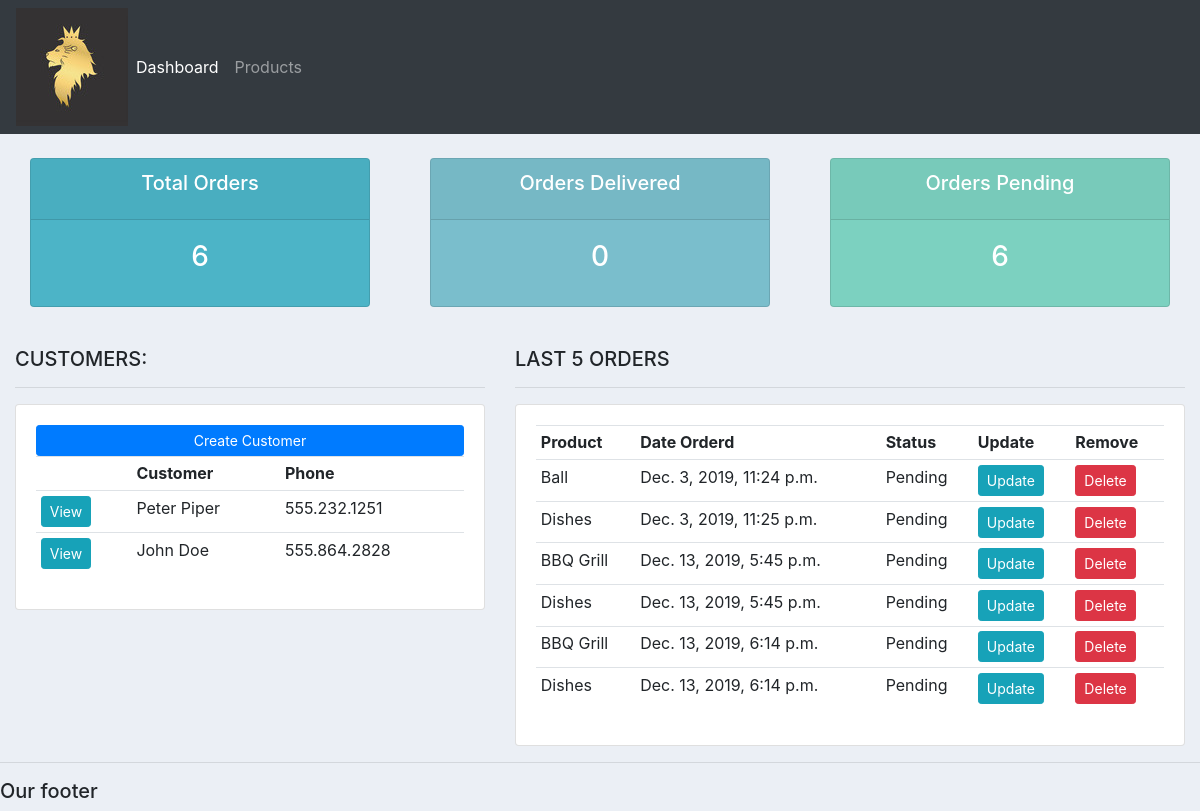
The page / on the database its author committed.
### accounts/models.py (models this page shows, shortened)
class Customer(models.Model):
	name = models.CharField(max_length=200, null=True)
	phone = models.CharField(max_length=200, null=True)
	email = models.CharField(max_length=200, null=True)
	date_created = models.DateTimeField(auto_now_add=True, null=True)

class Order(models.Model):
	STATUS = (
			('Pending', 'Pending'),
			('Out for delivery', 'Out for delivery'),
			('Delivered', 'Delivered'),
			)
	customer = models.ForeignKey(Customer, null=True, on_delete= models.SET_NULL)
	product = models.ForeignKey(Product, null=True, on_delete= models.SET_NULL)
	date_created = models.DateTimeField(auto_now_add=True, null=True)
	status = models.CharField(max_length=200, null=True, choices=STATUS)
	note = models.CharField(max_length=1000, null=True)

class Product(models.Model):
	CATEGORY = (
			('Indoor', 'Indoor'),
			('Out Door', 'Out Door'),
			)
	name = models.CharField(max_length=200, null=True)
	price = models.FloatField(null=True)
	category = models.CharField(max_length=200, null=True, choices=CATEGORY)
	description = models.CharField(max_length=200, null=True, blank=True)
	date_created = models.DateTimeField(auto_now_add=True, null=True)
	tags = models.ManyToManyField(Tag)
	def __str__(self):
		return self.name

### accounts/views.py (the view)
# urls.py: path('', views.home, name="home"),
def home(request):
	orders = Order.objects.all()
	customers = Customer.objects.all()
	total_customers = customers.count()
	total_orders = orders.count()
	delivered = orders.filter(status='Delivered').count()
	pending = orders.filter(status='Pending').count()
	context = {'orders':orders, 'customers':customers,
	'total_orders':total_orders,'delivered':delivered,
	'pending':pending }
	return render(request, 'accounts/dashboard.html', context)

### accounts/templates/accounts/dashboard.html
{%  extends 'accounts/main.html' %}
{% block content %}
{%  include 'accounts/status.html' %}
<br>
<div class="row">
	<div class="col-md-5">
		<h5>CUSTOMERS:</h5>
		<hr>
		<div class="card card-body">
			<a class="btn btn-primary  btn-sm btn-block" href="">Create Customer</a>
			<table class="table table-sm">
				<tr>
					<th></th>
					<th>Customer</th>
					<th>Phone</th>
				</tr>
				{% for customer in customers %}
					<tr>
						<td><a class="btn btn-sm btn-info" href="{% url 'customer' customer.id %}">View</a></td>
						<td>{{customer.name}}</td>
						<td>{{customer.phone}}</td>
					</tr>
				{% endfor %}
			</table>
		</div>
	</div>
	<div class="col-md-7">
		<h5>LAST 5 ORDERS</h5>
		<hr>
		<div class="card card-body">
			<table class="table table-sm">
				<tr>
					<th>Product</th>
					<th>Date Orderd</th>
					<th>Status</th>
					<th>Update</th>
					<th>Remove</th>
				</tr>
				{% for order in orders %}
					<tr>
						<td>{{order.product}}</td>
						<td>{{order.date_created}}</td>
						<td>{{order.status}}</td>
						<td><a class="btn btn-sm btn-info" href="{% url 'update_order' order.id %}">Update</a></td>
						<td><a class="btn btn-sm btn-danger" href="{% url 'delete_order' order.id %}">Delete</a></td>
					</tr>
				{% endfor %}
			</table>
		</div>
	</div>
</div>
{% endblock %}

### accounts/templates/accounts/main.html (shortened to what this page needs)
{% load static %}
<!DOCTYPE html>
<html>
<head>
	<link rel="stylesheet" href="https://stackpath.bootstrapcdn.com/bootstrap/4.3.1/css/bootstrap.min.css">
	<link rel="stylesheet" type="text/css" href="{% static '/css/main.css' %}">
</head>
<body>
	{%  include 'accounts/navbar.html' %}
	<div class="container-fluid">
	{% block content %}
	{% endblock %}
    </div>
	<hr>
	<h5>Our footer</h5>
</body>
</html>

### accounts/templates/accounts/navbar.html (shortened to what this page needs)
{% load static %}
<nav class="navbar navbar-expand-lg navbar-dark bg-dark">
 <img src="{% static 'images/t1.jpg' %}">
  <div class="collapse navbar-collapse" id="navbarNav">
    <ul class="navbar-nav">
      <li class="nav-item active">
        <a class="nav-link" href="{% url 'home' %}">Dashboard</a>
      </li>
      <li class="nav-item">
        <a class="nav-link" href="{% url 'products' %}">Products</a>
      </li>
    </ul>
  </div>
</nav>

### accounts/templates/accounts/status.html
<br>
<div class="row">
	<div class="col">
		<div class="col-md">
			<div class="card text-center text-white  mb-3" id="total-orders">
			  	<div class="card-header">
			  		<h5 class="card-title">Total Orders</h5>
			  	</div>
			  	<div class="card-body">
			    	<h3 class="card-title">{{total_orders}}</h3>
			  	</div>
			</div>
		</div>
	</div>
	<div class="col">
		<div class="col-md">
			<div class="card text-center text-white  mb-3" id="orders-delivered">
			  	<div class="card-header">
			  		<h5 class="card-title">Orders Delivered</h5>
			  	</div>
			  	<div class="card-body">
			    	<h3 class="card-title">{{delivered}}</h3>
			  	</div>
			</div>
		</div>
	</div>
	<div class="col">
		<div class="col-md">
			<div class="card text-center text-white  mb-3" id="orders-pending">
			  	<div class="card-header">
			  		<h5 class="card-title">Orders Pending</h5>
			  	</div>
			  	<div class="card-body">
			    	<h3 class="card-title">{{pending}}</h3>
			  	</div>
			</div>
		</div>
	</div>
</div>

### static/css/main.css (style rules this page uses)
body { background-color: #ebeff5; }
#total-orders { background-color: #4cb4c7; }
#orders-delivered { background-color: #7abecc; }
#orders-pending { background-color: #7CD1C0; }

### rows shown on the page
Customer: name "Peter Piper", phone "555.232.1251"
Customer: name "John Doe", phone "555.864.2828"
Order: product "Ball", date_created "Dec. 3, 2019, 11:24 p.m.", status "Pending"
Order: product "Dishes", date_created "Dec. 3, 2019, 11:25 p.m.", status "Pending"
Order: product "BBQ Grill", date_created "Dec. 13, 2019, 5:45 p.m.", status "Pending"
Order: product "Dishes", date_created "Dec. 13, 2019, 5:45 p.m.", status "Pending"
Order: product "BBQ Grill", date_created "Dec. 13, 2019, 6:14 p.m.", status "Pending"
Order: product "Dishes", date_created "Dec. 13, 2019, 6:14 p.m.", status "Pending"

### other values the page prints
{{ total_orders }} "6"
{{ delivered }} "0"
{{ pending }} "6"
